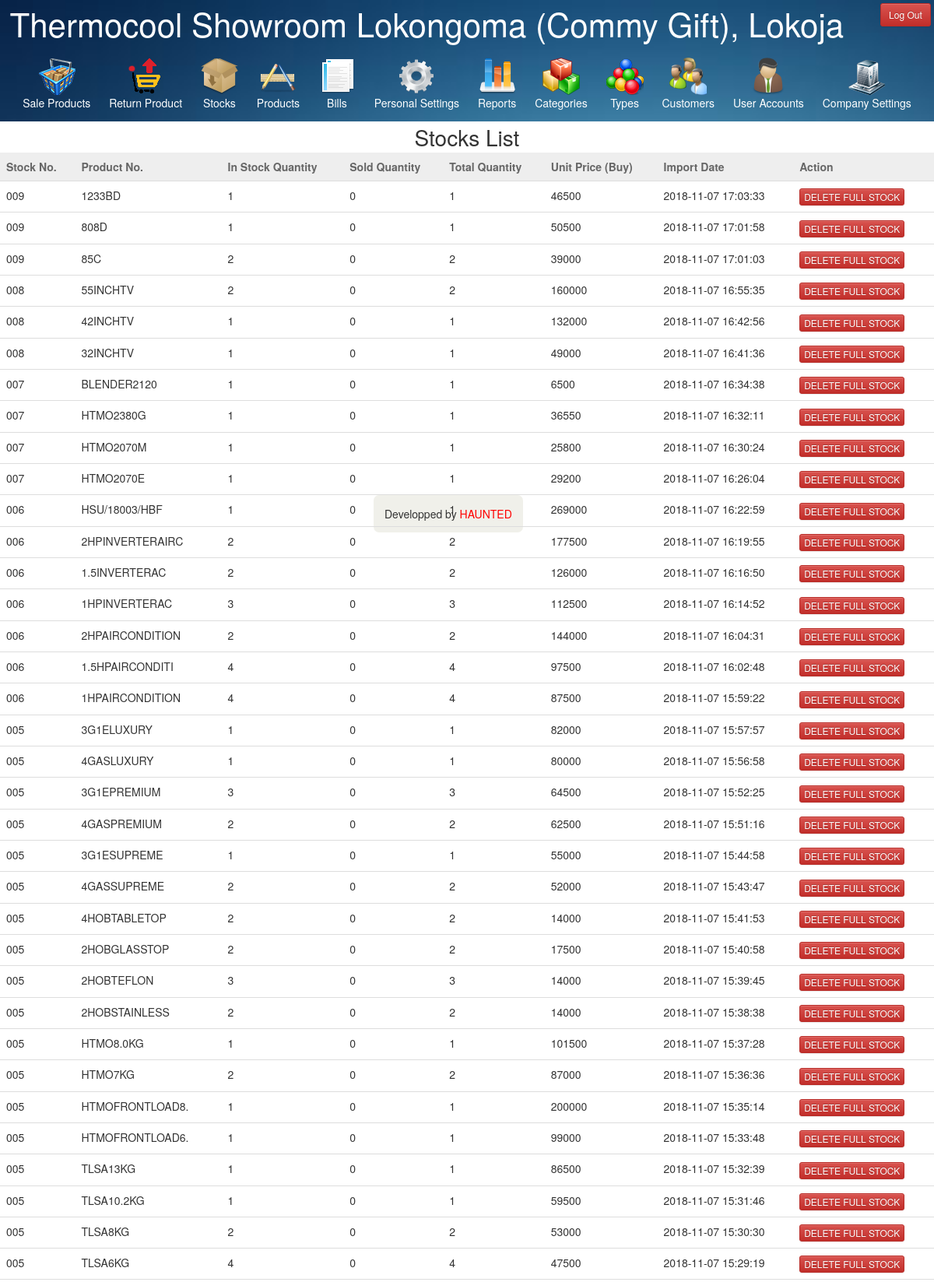
/stocks.php (signed in, upper part), run on the app's committed database.
### tables this page shows
CREATE TABLE `company` (
  `company_id` int(11) NOT NULL,
  `company_name` varchar(50) NOT NULL,
  `company_logo` varchar(100) DEFAULT NULL
);

CREATE TABLE `stocks` (
  `stocks_pk` int(11) NOT NULL,
  `stock_id` varchar(15) NOT NULL,
  `product_id` varchar(15) NOT NULL,
  `import_quantity` int(11) NOT NULL,
  `current_quantity` int(11) NOT NULL,
  `import_date` datetime NOT NULL,
  `is_deleted` int(1) NOT NULL
);

### stocks.php (the view, shortened to what this page needs)
<?php
	require 'mask.php';
	$sql="SELECT * FROM stocks WHERE is_deleted=0 ORDER BY import_date DESC";
	$result=mysqli_query($GLOBALS["___mysqli_ston"], $sql);
	if(mysqli_num_rows($result)){
		echo "
		<div id='tableTitleDiv'>
		Stocks List
		</div>
		";
		echo"
		<table class='sortable table table-responsive '>
			<thead>
				<tr>
					<td>Stock No.</td>
					<td>Product No.</td>
					<td>In Stock Quantity</td>
					<td>Sold Quantity</td>
					<td>Total Quantity</td>
					<td>Unit Price (Buy)</td>
					<td>Import Date</td>
					<td>Action</td>
				</tr>
			</thead>
			<tbody>
		";
		while($row=mysqli_fetch_array($result)){
			$stockID=$row['stock_id'];
			$productId=$row['product_id'];
			$totalQuantity=$row['import_quantity'];
			$currentQuantity=$row['current_quantity'];
			$importDate=$row['import_date'];
			$soldQuantity=$totalQuantity-$currentQuantity;
			$sql2="SELECT buying_price FROM products WHERE product_id='$productId'";
			$result2=mysqli_query($GLOBALS["___mysqli_ston"], $sql2);
			$row2=mysqli_fetch_array($result2);
			$buyingPrice=$row2['buying_price'];
			echo "
				<tr>
					<td>$stockID</td>
					<td>$productId</td>
					<td>$currentQuantity</td>
					<td>$soldQuantity</td>
					<td>$totalQuantity</td>
					<td>$buyingPrice</td>
					<td>$importDate</td>
					<td><input type='button' value='DELETE FULL STOCK' onclick='deleteStock(\"$stockID\");' class='btn btn-danger btn-xs'></td>
				</tr>
			";
		}
		echo"
			</tbody>
		</table>
		";
	}else{
		echo "No stocks available currently.";
	}
?>
<!DOCTYPE html>
<html>
<head>
</head>
<body>
</body>
</html>

### mask.php (shortened to what this page needs)
<?php
  function showTitle(){
    $sql="SELECT company_name FROM company";
    $result=mysqli_query($GLOBALS["___mysqli_ston"], $sql);
    $row=mysqli_fetch_array($result);
    $companyName=$row['company_name'];
    echo $companyName;
  }
  function showLogOutButton(){
    if(isset($_SESSION['id'])){
      echo '<input type="button" class="btn btn-sm btn-danger" role="button" id="signOutButton" value="Log Out" onClick="logOut();" /></p>';
    }
  }
?>
<!DOCTYPE html>
<html>
<head>
  <link rel="stylesheet" type="text/css" href="apiFiles/bootstrap.css">
  <link rel="stylesheet" type="text/css" href="apiFiles/bootstrap-theme.css">
  <link rel="stylesheet" type="text/css" href="css/pageStyle.css">
</head>
<body>
  <div id="header">
    <a href="panel.php" id="titleText"><?php showTitle(); ?></a>
    <div id="logOutDiv"><?php showLogOutButton(); ?></div>
  <div id="ribonBar">
  <div id="ribons">
    <a href="sale.php">
      <img src="images/sale.png">
      <div>Sale Products</div>
    </a>
    <a href="returnProduct.php">
      <img src="images/returnProduct.png">
      <div>Return Product</div>
    </a>
    <a href="stocks.php">
      <img src="images/stocks.png">
      <div>Stocks</div>
    </a>
    <a href="products.php">
      <img src="images/products.png">
      <div>Products</div>
    </a>
    <a href="bill.php">
      <img src="images/bills.png">
      <div>Bills</div>
    </a>
    <a href="accountSettings.php">
      <img src="images/accountSettings.png">
      <div>Personal Settings</div>
    </a>
    <?php
      if(isset($_SESSION['id'])){
        $id=$_SESSION['id'];
        $sql="SELECT is_admin FROM accounts WHERE account_id='$id'";
        $result=mysqli_query($GLOBALS["___mysqli_ston"], $sql);
        $row=mysqli_fetch_array($result);
        if($row['is_admin']==='1'){
          echo'
    <a href="reports.php">
      <img src="images/reports.png">
      <div>Reports</div>
    </a>
    <a href="categories.php" id="categories">
      <img src="images/categories.png">
      <div>Categories</div>
    </a>
    <a href="types.php">
      <img src="images/types.png">
      <div>Types</div>
    </a>
    <a href="customers.php">
      <img src="images/customers.png">
      <div>Customers</div>
    </a>
    <a href="employees.php">
      <img src="images/employees.png">
      <div>User Accounts</div>
    </a>
    <a href="companySettings.php">
      <img src="images/company.png">
      <div>Company Settings</div>
    </a>
          ';
        }else if($row['is_admin']==='2'){
          echo'
    <a href="reports.php">
      <img src="images/reports.png">
      <div>Reports</div>
    </a>
    <a href="categories.php" id="categories">
      <img src="images/categories.png">
      <div>Categories</div>
    </a>
    <a href="types.php">
      <img src="images/types.png">
      <div>Types</div>
    </a>
    <a href="customers.php">
      <img src="images/customers.png">
      <div>Customers</div>
    </a>
    <a href="employees.php">
      <img src="images/employees.png">
      <div>User Accounts</div>
    </a>
          ';
        }else if($row['is_admin']==='3'){
          echo'
    <a href="reports.php">
      <img src="images/reports.png">
      <div>Reports</div>
    </a>
    <a href="categories.php" id="categories">
      <img src="images/categories.png">
      <div>Categories</div>
    </a>
    <a href="types.php">
      <img src="images/types.png">
      <div>Types</div>
    </a>
    <a href="customers.php">
      <img src="images/customers.png">
      <div>Customers</div>
    </a>
          ';
        }
      }
    ?>
  </div>
  </div>
  </div>
  <div id="footerDiv">
    Developped by <span id="footerSpan">HAUNTED</span>
  </div>
</body>
</html>

### css/pageStyle.css (style rules this page uses)
table.sortable thead { background-color:#eee; color:#666666; font-weight: bold; cursor: default; }
#header { width: 100%; height: auto; background-image: url('../images/blueBack2.JPG'); background-size: 100%; }
#titleText { text-decoration: none; color: white; font-size: 3em; padding: 0.3em; }
#logOutDiv { float: right; padding: 0.3em; }
#ribons { text-align:center; }
#ribons a { margin:0px 10px; display:inline-block; text-decoration:none; color:white; }
#ribonBar { padding: 1em; }
#tableTitleDiv { font-size: 2em; text-align: center; }
#footerDiv { position: fixed; z-index: -10; margin:40% 0 0 40%; background-color: rgba(180,180,150,0.2); padding: 1em; border-radius: 0.5em; }
#footerSpan { color: red; }

### data on the page
company: company_name "Thermocool Showroom Lokongoma (Commy Gift), Lokoja"
stocks: stock "009", product "1233BD", current_quantity "1", soldQuantity "0", import_quantity "1", buyingPrice "46500", import_date "2018-11-07 17:03:33"
stocks: stock "009", product "808D", current_quantity "1", soldQuantity "0", import_quantity "1", buyingPrice "50500", import_date "2018-11-07 17:01:58"
stocks: stock "009", product "85C", current_quantity "2", soldQuantity "0", import_quantity "2", buyingPrice "39000", import_date "2018-11-07 17:01:03"
stocks: stock "008", product "55INCHTV", current_quantity "2", soldQuantity "0", import_quantity "2", buyingPrice "160000", import_date "2018-11-07 16:55:35"
stocks: stock "008", product "42INCHTV", current_quantity "1", soldQuantity "0", import_quantity "1", buyingPrice "132000", import_date "2018-11-07 16:42:56"
stocks: stock "008", product "32INCHTV", current_quantity "1", soldQuantity "0", import_quantity "1", buyingPrice "49000", import_date "2018-11-07 16:41:36"
stocks: stock "007", product "BLENDER2120", current_quantity "1", soldQuantity "0", import_quantity "1", buyingPrice "6500", import_date "2018-11-07 16:34:38"
stocks: stock "007", product "HTMO2380G", current_quantity "1", soldQuantity "0", import_quantity "1", buyingPrice "36550", import_date "2018-11-07 16:32:11"
stocks: stock "007", product "HTMO2070M", current_quantity "1", soldQuantity "0", import_quantity "1", buyingPrice "25800", import_date "2018-11-07 16:30:24"
stocks: stock "007", product "HTMO2070E", current_quantity "1", soldQuantity "0", import_quantity "1", buyingPrice "29200", import_date "2018-11-07 16:26:04"
stocks: stock "006", product "HSU/18003/HBF", current_quantity "1", soldQuantity "0", import_quantity "1", buyingPrice "269000", import_date "2018-11-07 16:22:59"
stocks: stock "006", product "2HPINVERTERAIRC", current_quantity "2", soldQuantity "0", import_quantity "2", buyingPrice "177500", import_date "2018-11-07 16:19:55"
stocks: stock "006", product "1.5INVERTERAC", current_quantity "2", soldQuantity "0", import_quantity "2", buyingPrice "126000", import_date "2018-11-07 16:16:50"
stocks: stock "006", product "1HPINVERTERAC", current_quantity "3", soldQuantity "0", import_quantity "3", buyingPrice "112500", import_date "2018-11-07 16:14:52"
stocks: stock "006", product "2HPAIRCONDITION", current_quantity "2", soldQuantity "0", import_quantity "2", buyingPrice "144000", import_date "2018-11-07 16:04:31"
stocks: stock "006", product "1.5HPAIRCONDITI", current_quantity "4", soldQuantity "0", import_quantity "4", buyingPrice "97500", import_date "2018-11-07 16:02:48"
stocks: stock "006", product "1HPAIRCONDITION", current_quantity "4", soldQuantity "0", import_quantity "4", buyingPrice "87500", import_date "2018-11-07 15:59:22"
stocks: stock "005", product "3G1ELUXURY", current_quantity "1", soldQuantity "0", import_quantity "1", buyingPrice "82000", import_date "2018-11-07 15:57:57"
stocks: stock "005", product "4GASLUXURY", current_quantity "1", soldQuantity "0", import_quantity "1", buyingPrice "80000", import_date "2018-11-07 15:56:58"
stocks: stock "005", product "3G1EPREMIUM", current_quantity "3", soldQuantity "0", import_quantity "3", buyingPrice "64500", import_date "2018-11-07 15:52:25"
stocks: stock "005", product "4GASPREMIUM", current_quantity "2", soldQuantity "0", import_quantity "2", buyingPrice "62500", import_date "2018-11-07 15:51:16"
stocks: stock "005", product "3G1ESUPREME", current_quantity "1", soldQuantity "0", import_quantity "1", buyingPrice "55000", import_date "2018-11-07 15:44:58"
stocks: stock "005", product "4GASSUPREME", current_quantity "2", soldQuantity "0", import_quantity "2", buyingPrice "52000", import_date "2018-11-07 15:43:47"
stocks: stock "005", product "4HOBTABLETOP", current_quantity "2", soldQuantity "0", import_quantity "2", buyingPrice "14000", import_date "2018-11-07 15:41:53"
stocks: stock "005", product "2HOBGLASSTOP", current_quantity "2", soldQuantity "0", import_quantity "2", buyingPrice "17500", import_date "2018-11-07 15:40:58"
stocks: stock "005", product "2HOBTEFLON", current_quantity "3", soldQuantity "0", import_quantity "3", buyingPrice "14000", import_date "2018-11-07 15:39:45"
stocks: stock "005", product "2HOBSTAINLESS", current_quantity "2", soldQuantity "0", import_quantity "2", buyingPrice "14000", import_date "2018-11-07 15:38:38"
stocks: stock "005", product "HTMO8.0KG", current_quantity "1", soldQuantity "0", import_quantity "1", buyingPrice "101500", import_date "2018-11-07 15:37:28"
stocks: stock "005", product "HTMO7KG", current_quantity "2", soldQuantity "0", import_quantity "2", buyingPrice "87000", import_date "2018-11-07 15:36:36"
stocks: stock "005", product "HTMOFRONTLOAD8.", current_quantity "1", soldQuantity "0", import_quantity "1", buyingPrice "200000", import_date "2018-11-07 15:35:14"
stocks: stock "005", product "HTMOFRONTLOAD6.", current_quantity "1", soldQuantity "0", import_quantity "1", buyingPrice "99000", import_date "2018-11-07 15:33:48"
stocks: stock "005", product "TLSA13KG", current_quantity "1", soldQuantity "0", import_quantity "1", buyingPrice "86500", import_date "2018-11-07 15:32:39"
stocks: stock "005", product "TLSA10.2KG", current_quantity "1", soldQuantity "0", import_quantity "1", buyingPrice "59500", import_date "2018-11-07 15:31:46"
stocks: stock "005", product "TLSA8KG", current_quantity "2", soldQuantity "0", import_quantity "2", buyingPrice "53000", import_date "2018-11-07 15:30:30"
stocks: stock "005", product "TLSA6KG", current_quantity "4", soldQuantity "0", import_quantity "4", buyingPrice "47500", import_date "2018-11-07 15:29:19"
